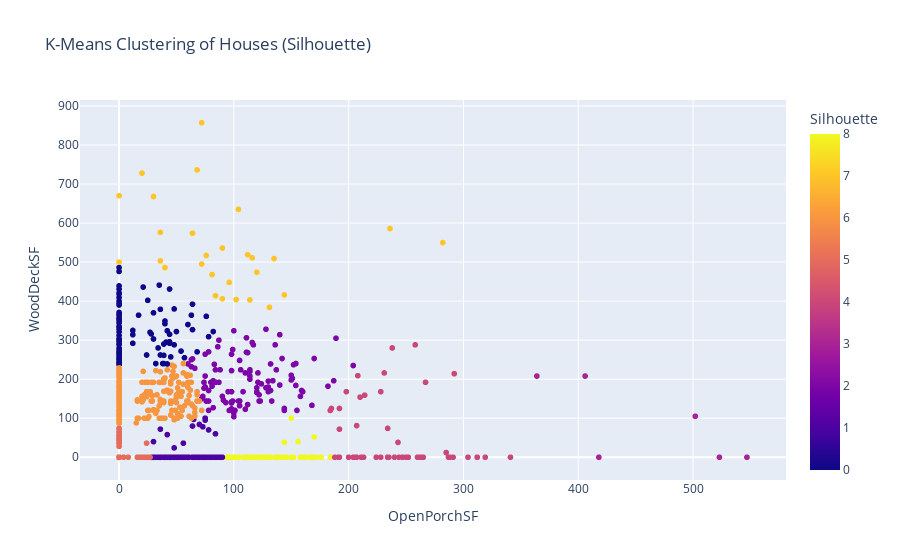

Source (notebook cell):
### Code cell
px.scatter(df, x='OpenPorchSF', y='WoodDeckSF', color='Silhouette', title='K-Means Clustering of Houses (Silhouette)')

### Figure 1 — Plotly figure (JSON) as saved in the notebook; plotly's stock layout.template omitted (floating-point values rounded to 4 significant figures; data arrays with more than 128 entries replaced by an {"elided": "..."} marker saying what was removed)
{"data": [{"hovertemplate": "OpenPorchSF=%{x}<br>WoodDeckSF=%{y}<br>Silhouette=%{marker.color}<extra></extra>", "legendgroup": "", "marker": {"color": {"elided": "1168 int values"}, "coloraxis": "coloraxis", "symbol": "circle"}, "mode": "markers", "name": "", "showlegend": false, "type": "scattergl", "x": {"elided": "1168 int values"}, "xaxis": "x", "y": {"elided": "1168 int values"}, "yaxis": "y"}], "layout": {"coloraxis": {"colorbar": {"title": {"text": "Silhouette"}}, "colorscale": [[0, "#0d0887"], [0.1111, "#46039f"], [0.2222, "#7201a8"], [0.3333, "#9c179e"], [0.4444, "#bd3786"], [0.5556, "#d8576b"], [0.6667, "#ed7953"], [0.7778, "#fb9f3a"], [0.8889, "#fdca26"], [1, "#f0f921"]]}, "legend": {"tracegroupgap": 0}, "title": {"text": "K-Means Clustering of Houses (Silhouette)"}, "xaxis": {"anchor": "y", "domain": [0, 1], "title": {"text": "OpenPorchSF"}}, "yaxis": {"anchor": "x", "domain": [0, 1], "title": {"text": "WoodDeckSF"}}}}
